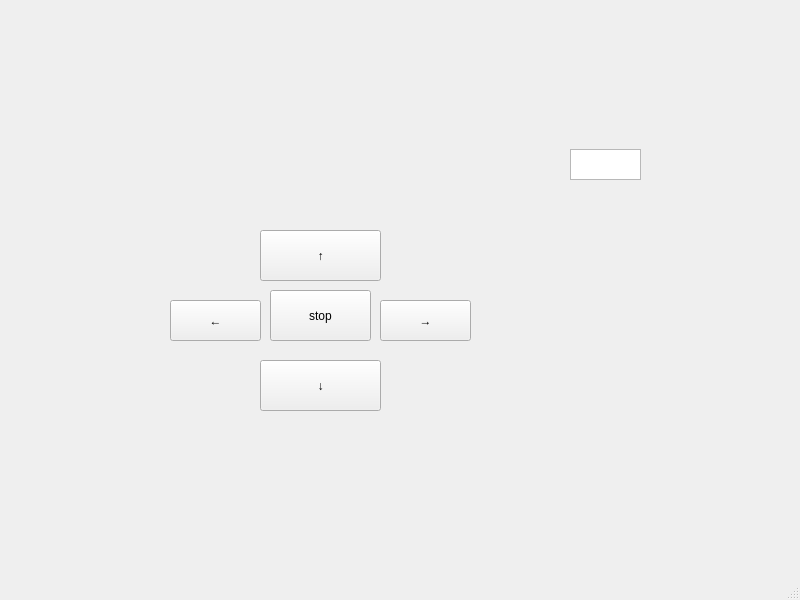
<?xml version="1.0" encoding="UTF-8"?>
<ui version="4.0">
 <class>MainWindow</class>
 <widget class="QMainWindow" name="MainWindow">
  <property name="geometry">
   <rect>
    <x>0</x>
    <y>0</y>
    <width>800</width>
    <height>600</height>
   </rect>
  </property>
  <property name="windowTitle">
   <string>MainWindow</string>
  </property>
  <property name="dockOptions">
   <set>QMainWindow::DockOption::AllowTabbedDocks|QMainWindow::DockOption::AnimatedDocks</set>
  </property>
  <widget class="QWidget" name="centralwidget">
   <widget class="QPushButton" name="down">
    <property name="geometry">
     <rect>
      <x>260</x>
      <y>360</y>
      <width>121</width>
      <height>51</height>
     </rect>
    </property>
    <property name="text">
     <string>↓</string>
    </property>
    <property name="checkable">
     <bool>false</bool>
    </property>
    <property name="checked">
     <bool>false</bool>
    </property>
    <property name="autoDefault">
     <bool>false</bool>
    </property>
    <property name="default">
     <bool>false</bool>
    </property>
    <property name="flat">
     <bool>false</bool>
    </property>
   </widget>
   <widget class="QPushButton" name="left">
    <property name="geometry">
     <rect>
      <x>170</x>
      <y>300</y>
      <width>91</width>
      <height>41</height>
     </rect>
    </property>
    <property name="text">
     <string>←</string>
    </property>
    <property name="checkable">
     <bool>false</bool>
    </property>
    <property name="autoDefault">
     <bool>false</bool>
    </property>
    <property name="default">
     <bool>false</bool>
    </property>
    <property name="flat">
     <bool>false</bool>
    </property>
   </widget>
   <widget class="QPushButton" name="right">
    <property name="geometry">
     <rect>
      <x>380</x>
      <y>300</y>
      <width>91</width>
      <height>41</height>
     </rect>
    </property>
    <property name="text">
     <string>→</string>
    </property>
    <property name="checkable">
     <bool>false</bool>
    </property>
    <property name="autoDefault">
     <bool>false</bool>
    </property>
    <property name="default">
     <bool>false</bool>
    </property>
    <property name="flat">
     <bool>false</bool>
    </property>
   </widget>
   <widget class="QPushButton" name="up">
    <property name="geometry">
     <rect>
      <x>260</x>
      <y>230</y>
      <width>121</width>
      <height>51</height>
     </rect>
    </property>
    <property name="text">
     <string>↑</string>
    </property>
    <property name="checkable">
     <bool>false</bool>
    </property>
    <property name="autoDefault">
     <bool>false</bool>
    </property>
    <property name="default">
     <bool>false</bool>
    </property>
    <property name="flat">
     <bool>false</bool>
    </property>
   </widget>
   <widget class="QPlainTextEdit" name="plainTextEdit">
    <property name="geometry">
     <rect>
      <x>570</x>
      <y>149</y>
      <width>71</width>
      <height>31</height>
     </rect>
    </property>
    <property name="readOnly">
     <bool>true</bool>
    </property>
    <property name="plainText">
     <string/>
    </property>
    <property name="backgroundVisible">
     <bool>false</bool>
    </property>
   </widget>
   <widget class="QPushButton" name="stop">
    <property name="geometry">
     <rect>
      <x>270</x>
      <y>290</y>
      <width>101</width>
      <height>51</height>
     </rect>
    </property>
    <property name="text">
     <string>stop</string>
    </property>
    <property name="checkable">
     <bool>false</bool>
    </property>
    <property name="autoDefault">
     <bool>false</bool>
    </property>
    <property name="default">
     <bool>false</bool>
    </property>
    <property name="flat">
     <bool>false</bool>
    </property>
   </widget>
  </widget>
  <widget class="QMenuBar" name="menubar">
   <property name="geometry">
    <rect>
     <x>0</x>
     <y>0</y>
     <width>800</width>
     <height>21</height>
    </rect>
   </property>
  </widget>
  <widget class="QStatusBar" name="statusbar"/>
 </widget>
 <resources/>
 <connections/>
</ui>
